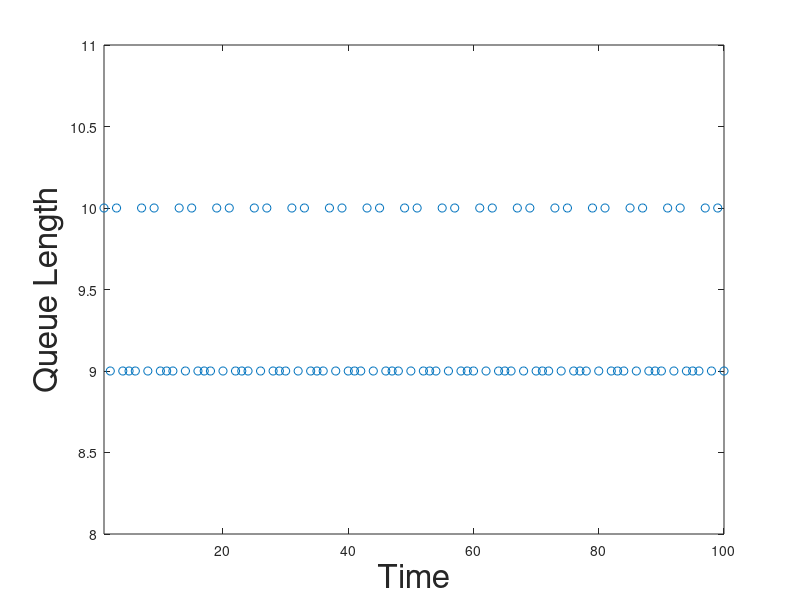

Source code (MATLAB): (Note: this script raises an error after producing the figure.)
% Queue lengths for priority max weight for deterministic arrivals.
% Figure 4



clc; clear all; close all;


N = 100;    % Number of time slots for which the algorithm is run
T = 3;       % Impatience time of Person A


% Initializations
a1 = zeros(N,1);
a2 = zeros(N,1);
Q1 = zeros(N,1);
Q2 = zeros(N,1);

% Initial value
Q1(1) = 10; Q2(1) = 10;

% Deterministic arrival process
a1(1:2:N) = 1;
a2(1:2:N) = 1;


%% Allocation

for t = 1: N-1
    
    
    b1 = 0; b2 = 0;
    
    if mod(t,T) == 1
        b1 = 1;
    elseif Q1(t) >= Q2(t)
        b1 = 1;
    else b2 = 1;
        
    end
    
    Q1(t+1) = max(Q1(t)-b1,0) + a1(t+1);
    
    Q2(t+1) = max(Q2(t)-b2,0) + a2(t+1);
    
    
end


%%


figure; plot(Q1,'o'); %title('Q1','fontsize',24)
xlabel('Time','fontsize',24)
ylabel('Queue Length','fontsize',24)
Ymin = min(Q1); Ymax = max(Q1); Xmin = 1; Xmax = N;
axis([Xmin Xmax Ymin-1 Ymax+1])
export_fig Deterministic_1.pdf -transparent

figure; plot(Q2,'o'); %title('Q2','fontsize',24)
xlabel('Time','fontsize',24)
ylabel('Queue Length','fontsize',24)
Ymin = min(Q2); Ymax = max(Q2); Xmin = 1; Xmax = N;
axis([Xmin Xmax Ymin-1 Ymax+1])
export_fig Deterministic_2.pdf -transparent
